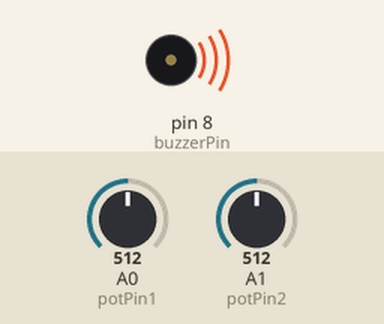
Bench run of a sketch on a simulated Arduino Uno, built with avr-gcc and run on an emulated ATmega328P. Parts: buzzer (waves = sounding). The inputs (shaded band) are chosen by the test bench; at power-on: A1 (potPin2) = 512, A0 (potPin1) = 512.

Above: at 1.2 s.
1.3 s: A1 (potPin2) set to 11
At 2.4 s:
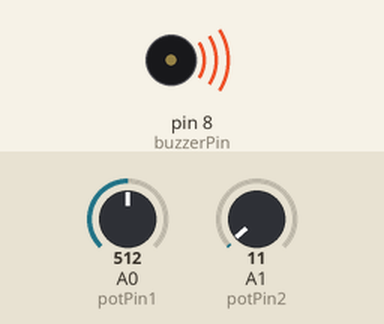
2.8 s: A1 (potPin2) set to 8
At 4.0 s:
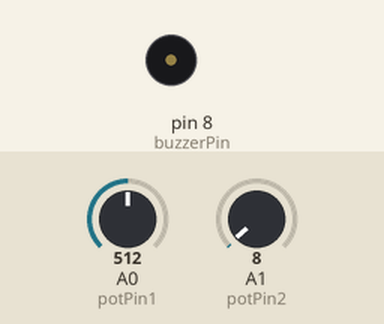
4.3 s: A1 (potPin2) set to 122
At 5.3 s:
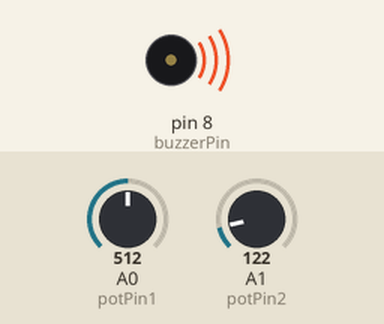
5.8 s: A1 (potPin2) set to 0
At 7.2 s:
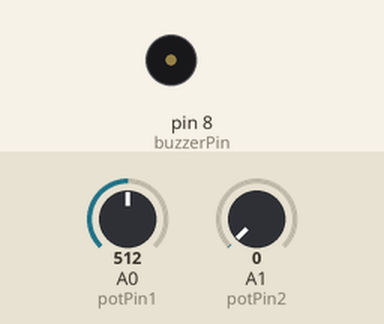
Timing chart, 0 to 8.3 s (numbered marks = the images above; inputs shaded):
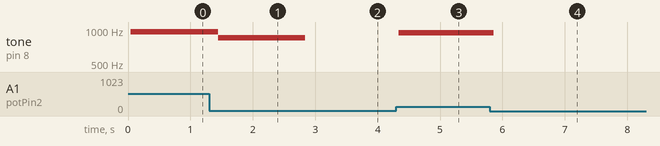

The sketch:

Synthesizer.ino
```cpp
/*
  Synthesizer
  erzeugt eine Frequenzschema aus den Werten zweier Potientiometer

  Dieses Beispiel aus dem Fritzing Creator Kit: www.fritzing.org/creator-kit.
*/

int buzzerPin = 8;                             // deklariert den Pin des Piezos
int potPin1 = 0;                               // Potentiometer 0 Pin
int potPin2 = 1;                               // Potentiometer 1 Pin

int toneHeight;                                // speichert die Tonhöhe zwischen
int lfo;                                       // speichert die Frequensgeschwindigkeit

/* lfo bezeichnet einen "niederfrequenten Oszillator" - also eine zeitliche Frequenzänderung */

void setup() {
  pinMode(buzzerPin, OUTPUT);                  // buzzerPin wird als OUTPUT deklariert
}

void play(int myToneHeight) {                  // play-Methode
    digitalWrite(buzzerPin, HIGH);             // Piezo wird angeschalten
    delayMicroseconds(myToneHeight);           // Wartezeit wird durch toneHeight beeinflusst
    digitalWrite(buzzerPin, LOW);              // Piezo wird abgeschalten
    delayMicroseconds(myToneHeight);           // Wartezeit wird durch toneHeight beeinflusst
}

void loop() {
  toneHeight=analogRead(potPin1);              // Tonhöhe ist Wert vom Potentiometer 1
  lfo=analogRead(potPin2);                     // lfo ist Wert vom Potentiometer 1

  for (int i = (lfo/10); i > 0; i--) {         // Tonhöhe steigend in Abhängigkeit des lfo Wertes
    play(toneHeight);
  }
  delayMicroseconds(lfo);                      // Pause
  for (int i = 0; i < lfo/10; i++) {           // Tonhöhe sinkend in Abhängigkeit des lfo Wertes
    play(toneHeight);
  }
}
```

Measured:
- the behaviour switches between 10 and 9 on A1 (potPin2) (found by bisection; images 1 and 2)
- after the input at 1.3 s, tone on pin 8 (buzzerPin): 968 Hz → 854 Hz after 0.14 s
- after the input at 2.8 s, tone on pin 8 (buzzerPin): 854 Hz → silent at once
- after the input at 4.3 s, tone on pin 8 (buzzerPin): silent → 950 Hz at once
- after the input at 5.8 s, tone on pin 8 (buzzerPin): 950 Hz → silent after 0.06 s
